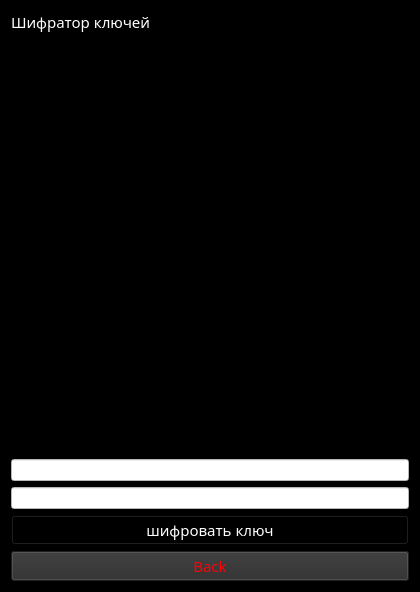
<?xml version="1.0" encoding="UTF-8"?>
<ui version="4.0">
 <class>zxc</class>
 <widget class="QWidget" name="zxc">
  <property name="geometry">
   <rect>
    <x>0</x>
    <y>0</y>
    <width>420</width>
    <height>592</height>
   </rect>
  </property>
  <property name="windowTitle">
   <string>.</string>
  </property>
  <property name="styleSheet">
   <string notr="true">background-color: rgb(0, 0, 0);</string>
  </property>
  <layout class="QGridLayout" name="gridLayout_2">
   <item row="0" column="0">
    <layout class="QGridLayout" name="gridLayout">
     <item row="0" column="0">
      <widget class="QLabel" name="label">
       <property name="font">
        <font>
         <family>OpenSymbol</family>
         <pointsize>11</pointsize>
        </font>
       </property>
       <property name="styleSheet">
        <string notr="true">color: rgb(255, 255, 255);</string>
       </property>
       <property name="text">
        <string>Шифратор ключей</string>
       </property>
      </widget>
     </item>
     <item row="1" column="0">
      <widget class="QPlainTextEdit" name="keyEdit">
       <property name="autoFillBackground">
        <bool>false</bool>
       </property>
       <property name="styleSheet">
        <string notr="true">border-image: url(:/ssa.jpg);
</string>
       </property>
      </widget>
     </item>
     <item row="2" column="0">
      <widget class="QLineEdit" name="lineEdit">
       <property name="styleSheet">
        <string notr="true">background-color: rgb(255, 255, 255);
color: rgb(0, 0, 0);</string>
       </property>
      </widget>
     </item>
     <item row="3" column="0">
      <widget class="QLineEdit" name="resultEdit">
       <property name="styleSheet">
        <string notr="true">background-color: rgb(255, 255, 255);
color: rgb(0, 0, 0);</string>
       </property>
      </widget>
     </item>
     <item row="4" column="0">
      <widget class="QPushButton" name="pushButton_2">
       <property name="font">
        <font>
         <family>OpenSymbol</family>
         <pointsize>11</pointsize>
        </font>
       </property>
       <property name="styleSheet">
        <string notr="true">color: rgb(255, 255, 255);</string>
       </property>
       <property name="text">
        <string>шифровать ключ</string>
       </property>
      </widget>
     </item>
     <item row="5" column="0">
      <widget class="QPushButton" name="pushButton">
       <property name="font">
        <font>
         <family>OpenSymbol</family>
         <pointsize>11</pointsize>
        </font>
       </property>
       <property name="styleSheet">
        <string notr="true">color: rgb(255, 0, 4);
background-color: rgb(45, 45, 45);</string>
       </property>
       <property name="text">
        <string>Back</string>
       </property>
      </widget>
     </item>
    </layout>
   </item>
  </layout>
 </widget>
 <resources/>
 <connections/>
</ui>
